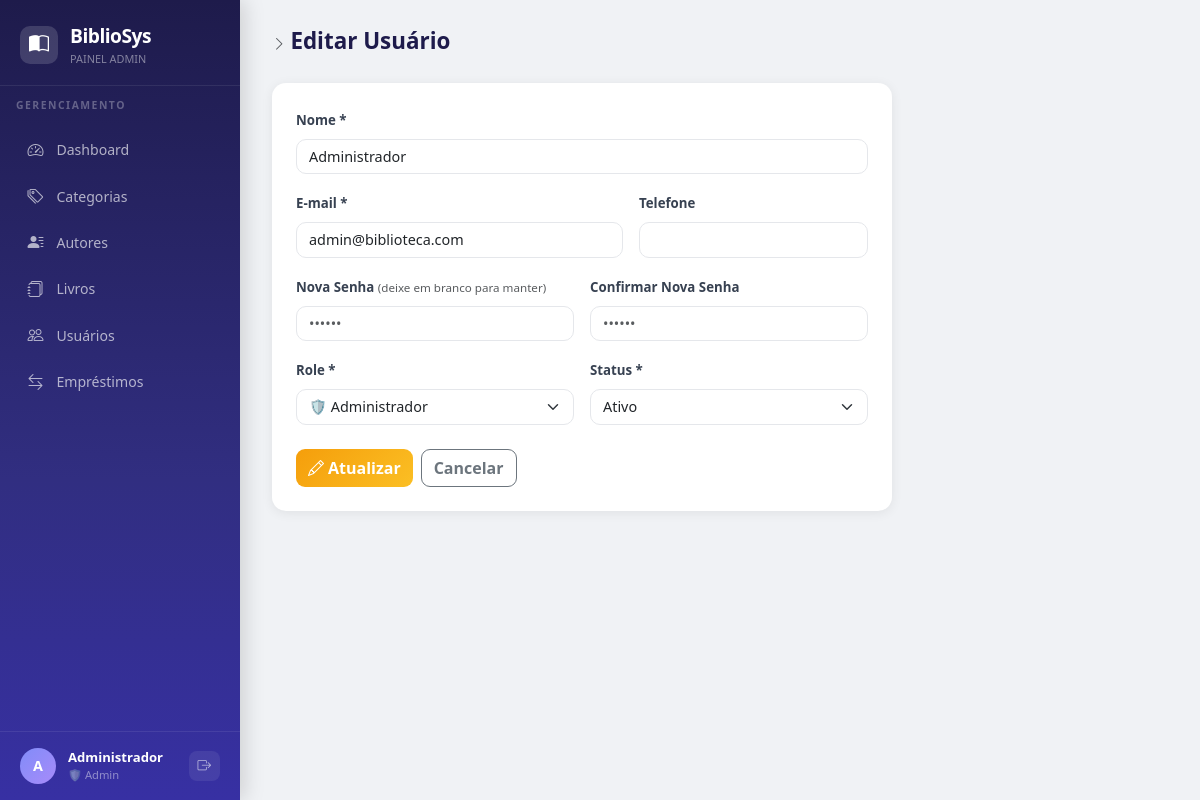
Page /pages/usuarios/edit.php?id=1 (signed in) on the committed database.
### tables this page shows
CREATE TABLE usuarios (
    id            INT UNSIGNED AUTO_INCREMENT PRIMARY KEY,
    nome          VARCHAR(150) NOT NULL,
    email         VARCHAR(150) NOT NULL UNIQUE,
    senha         VARCHAR(255) NOT NULL,
    role          ENUM('admin','usuario') NOT NULL DEFAULT 'usuario',
    telefone      VARCHAR(20),
    status        ENUM('ativo','inativo') NOT NULL DEFAULT 'ativo',
    criado_em     DATETIME DEFAULT CURRENT_TIMESTAMP,
    atualizado_em DATETIME DEFAULT CURRENT_TIMESTAMP ON UPDATE CURRENT_TIMESTAMP,
    INDEX idx_email (email)
);

### config/auth.php (called while the page is built, shortened)
<?php
function usuarioLogadoRole(): string {
    return $_SESSION['usuario_role'] ?? 'usuario';
}

### classes/Usuario.php (called while the page is built, shortened)
<?php
require_once __DIR__ . '/../config/database.php';
class Usuario {
    private PDO $db;
    public function __construct() {
        $this->db = getConexao();
    }
    public function buscarPorId(int $id): array|false {
        $stmt = $this->db->prepare("SELECT * FROM usuarios WHERE id = :id");
        $stmt->execute([':id' => $id]);
        return $stmt->fetch();
    }
}

### config/database.php (called while the page is built, shortened)
<?php
function getConexao(): PDO {
    static $pdo = null;
    if ($pdo === null) {
        $dsn = "mysql:host=" . DB_HOST . ";dbname=" . DB_NAME . ";charset=" . DB_CHARSET;
        $opcoes = [
            PDO::ATTR_ERRMODE            => PDO::ERRMODE_EXCEPTION,
            PDO::ATTR_DEFAULT_FETCH_MODE => PDO::FETCH_ASSOC,
            PDO::ATTR_EMULATE_PREPARES   => false,
        ];
        try {
            $pdo = new PDO($dsn, DB_USER, DB_PASS, $opcoes);
        } catch (PDOException $e) {
            die('<div style="color:red;font-family:sans-serif;padding:20px;">
                <h2>Erro de Conexão com o Banco de Dados</h2>
                <p>' . htmlspecialchars($e->getMessage()) . '</p>
                <p>Verifique as configurações em <code>config/database.php</code></p>
            </div>');
        }
    }
    return $pdo;
}

### pages/usuarios/edit.php (the view, shortened to what this page needs)
<?php
require_once __DIR__ . '/../../config/auth.php';
require_once __DIR__ . '/../../config/layout.php';
require_once __DIR__ . '/../../classes/Usuario.php';
$usu  = new Usuario();
$id   = (int)($_GET['id'] ?? 0);
$item = $usu->buscarPorId($id);
?>
<div class="card p-4" style="max-width:620px;">
  <form method="post">
    <div class="row g-3">
      <div class="col-12">
        <label class="form-label">Nome *</label>
        <input type="text" name="nome" class="form-control" required maxlength="150"
               value="<?= htmlspecialchars($_POST['nome'] ?? $item['nome']) ?>">
      </div>
      <div class="col-md-7">
        <label class="form-label">E-mail *</label>
        <input type="email" name="email" class="form-control" required maxlength="150"
               value="<?= htmlspecialchars($_POST['email'] ?? $item['email']) ?>">
      </div>
      <div class="col-md-5">
        <label class="form-label">Telefone</label>
        <input type="text" name="telefone" class="form-control" maxlength="20"
               value="<?= htmlspecialchars($_POST['telefone'] ?? $item['telefone']) ?>">
      </div>
      <div class="col-md-6">
        <label class="form-label">Nova Senha <small class="text-muted fw-normal">(deixe em branco para manter)</small></label>
        <input type="password" name="senha" class="form-control" minlength="6" placeholder="••••••">
      </div>
      <div class="col-md-6">
        <label class="form-label">Confirmar Nova Senha</label>
        <input type="password" name="confirmar" class="form-control" placeholder="••••••">
      </div>
      <div class="col-md-6">
        <label class="form-label">Role *</label>
        <select name="role" class="form-select">
          <option value="admin"   <?= (($_POST['role'] ?? $item['role']) === 'admin')   ? 'selected' : '' ?>>🛡️ Administrador</option>
        </select>
      </div>
      <div class="col-md-6">
        <label class="form-label">Status *</label>
        <select name="status" class="form-select">
          <option value="ativo"   <?= (($_POST['status'] ?? $item['status']) === 'ativo')   ? 'selected' : '' ?>>Ativo</option>
        </select>
      </div>
    </div>
    <div class="d-flex gap-2 mt-4">
      <button type="submit" class="btn btn-warning"><i class="bi bi-pencil me-1"></i>Atualizar</button>
      <a href="index.php" class="btn btn-outline-secondary">Cancelar</a>
    </div>
  </form>
</div>

### config/layout.php (style rules this page uses)
:root { --sidebar-bg: linear-gradient(180deg,#1e1b4b 0%,#312e81 60%,#3730a3 100%); --sidebar-w: 240px; --accent: #6366f1; --accent-light: #e0e7ff; }
body { background:#f0f2f5; font-family:"Segoe UI",sans-serif; margin:0; }
.card { border:none !important; border-radius:14px !important; box-shadow:0 2px 12px rgba(0,0,0,.07) !important; }
.btn { border-radius:9px; font-weight:600; }
.btn-warning { background:linear-gradient(135deg,#f59e0b,#fbbf24); border:none; color:#fff; }
.form-control, .form-select { border-radius:10px !important; border:1.5px solid #e5e7eb !important; font-size:.9rem; transition:border-color .2s, box-shadow .2s; }
.form-label { font-weight:600; font-size:.83rem; color:#374151; }

### rows in the picture
usuarios: nome "Administrador", email "admin@biblioteca.com", role "🛡️ Administrador", status "Ativo"

### other values in the picture
$item['label'] "Dashboard"
$item['label'] "Categorias"
$item['label'] "Autores"
$item['label'] "Livros"
$item['label'] "Usuários"
$item['label'] "Empréstimos"
$inicial "A"
$nome "Administrador"
$titulo "Editar Usuário"
